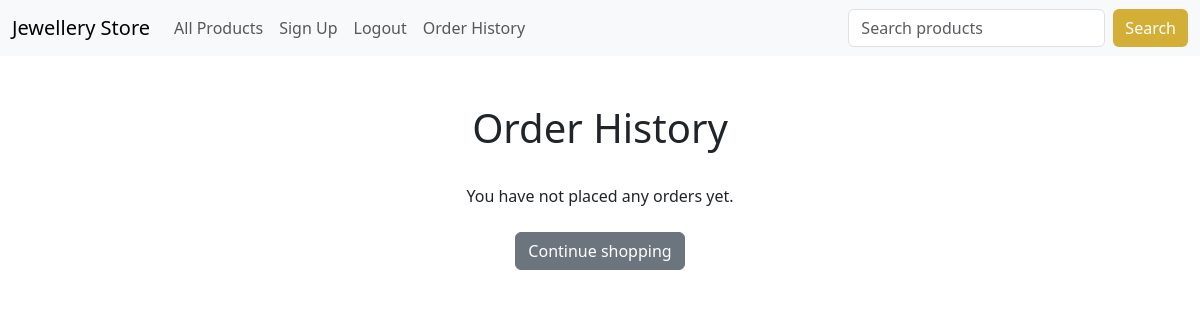
The app's page /order/history/ (signed in), older data.
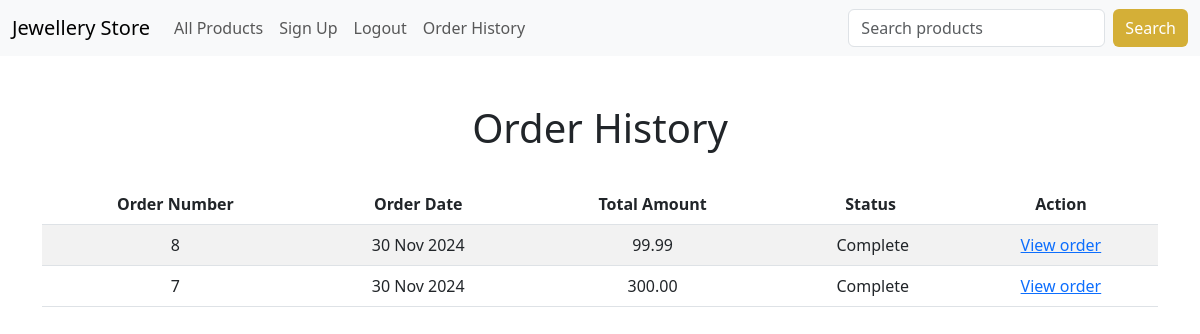
The same page, newer data.
### order/models.py (models this page shows)
class Order(models.Model):
    token = models.CharField(max_length=250, blank=True)
    total = models.DecimalField(max_digits=10, decimal_places=2, verbose_name='Euro Order Total')
    emailAddress = models.EmailField(max_length=250, blank=True, verbose_name='Email Address')
    created = models.DateTimeField(auto_now_add=True)
    billingName = models.CharField(max_length=250, blank=True)
    billingAddress1 = models.CharField(max_length=250, blank=True)
    billingCity = models.CharField(max_length=250, blank=True)
    billingPostcode = models.CharField(max_length=10, blank=True)
    billingCountry = models.CharField(max_length=200, blank=True)
    shippingName = models.CharField(max_length=250, blank=True)
    shippingAddress1 = models.CharField(max_length=250, blank=True)
    shippingCity = models.CharField(max_length=250, blank=True)
    shippingPostcode = models.CharField(max_length=10, blank=True)
    shippingCountry = models.CharField(max_length=200, blank=True)
    class Meta:
        db_table = 'Order'
        ordering = ['-created']
    def __str__(self):
        return str(self.id)

### order/views.py (the view)
# urls.py: path('history/', views.orderHistory.as_view(), name='order_history'),
class orderHistory(LoginRequiredMixin, View):
    def get (self, request):
        if request.user.is_authenticated:
            email = str(request.user.email)
            order_details = Order.objects.filter(emailAddress=email)
            print(f"Orders found for user {email}: {order_details}")
            if not order_details.exists():
                print("No orders found for this user.")
            return render(request, 'orders_list.html', {'order_details': order_details})
        else:
            return redirect('accounts:login')

### cart/context_processors.py (called while the page is built)
def counter(request):
    item_count = 0
    if 'admin' in request.path:
        return {}
    else:
        try:
            cart = Cart.objects.get(cart_id=_cart_id(request))
            cart_items = CartItem.objects.filter(cart=cart, active=True)
            for cart_item in cart_items:
                item_count += cart_item.quantity
        except Cart.DoesNotExist:
            item_count = 0
    return {'item_count': item_count}

### cart/views.py (called while the page is built)
def _cart_id(request):
    cart = request.session.session_key
    if not cart:
        cart = request.session.create()
    return cart

### order/templates/orders_list.html (shortened to what this page needs)
{% extends "base.html" %}
{% load static %}
{% block content %}
    <div>
        <div class="text-center">
            <br>
            <h1 class="text-center my_title">Order History</h1>
            <br>
            {% if order_details %}
            <table class="table table-striped">
                <thead>
                    <tr>
                        <th>Order Number</th>
                        <th>Order Date</th>
                        <th>Total Amount</th>
                        <th>Status</th>
                        <th>Action</th>
                    </tr>
                </thead>
                <tbody>
                    {% for order in order_details %}
                    <tr>
                        <td>{{ order.id }}</td>
                        <td>{{ order.created|date:"d M Y" }}</td>
                        <td>{{ order.total }}</td>
                        <td>&nbsp;Complete</td>
                        <td><a href="{% url 'order:order_detail' order.id %}">View order</a></td>
                    </tr>
                    {% endfor %}
                </tbody>
            </table>
            {% else %}
            <p>You have not placed any orders yet.<br><br><a href="{% url 'shop:all_products' %}"
                                                           class="btn btn-secondary">Continue shopping</a></p>
            {% endif %}
        </div>
    </div>
    <br>
    <br>
{% endblock %}

### shop/templates/base.html (shortened to what this page needs)
{% load static %}
<!DOCTYPE html>
<html lang="en">
<head>
    <link rel="stylesheet" href="https://cdn.jsdelivr.net/npm/bootstrap@5.3.0-alpha1/dist/css/bootstrap.min.css">
    <link href="https://cdn.jsdelivr.net/npm/bootstrap-icons/font/bootstrap-icons.css" rel="stylesheet">
    <link rel="stylesheet" href="{% static 'css/style.css' %}">
</head>
<body>
    {% include 'navbar.html' %}
    <main class="container mt-4">
        {% block content %}
        {% endblock %}
    </main>
</body>
</html>

### shop/templates/navbar.html (shortened to what this page needs)
<nav class="navbar navbar-expand-lg navbar-light bg-light">
    <div class="container-fluid">
        <a class="navbar-brand" href="{% url 'shop:all_products' %}">Jewellery Store</a>
        <div class="collapse navbar-collapse" id="navbarNav">
            <ul class="navbar-nav">
                <li class="nav-item">
                    <a class="nav-link" href="{% url 'shop:all_products' %}">All Products</a>
                </li>
                <li class="nav-item">
                    <a class="nav-link" href="{% url 'accounts:signup' %}">Sign Up</a>
                </li>
                {% if user.is_authenticated %}
                    <li class="nav-item">
                        <form action="{% url 'accounts:logout' %}" method="post">
                            <button type="submit" class="nav-link btn btn-link">Logout</button>
                        </form>
                {% else %}
                    <li class="nav-item">
                        <a class="nav-link" href="{% url 'accounts:login' %}">Login</a>
                    </li>
                {% endif %}
                <li class="nav-item">
                    <a class="nav-link" href="{% url 'order:order_history' %}">
                         Order History
                    </a>
            </ul>
            <form class="d-flex ms-auto" action="{% url 'search_app:searchResult' %}" method="get">
                <input class="form-control me-2" type="search" placeholder="Search products" aria-label="Search" name="q">
                <button class="btn btn-gold my-2 my-sm-0" type="submit">Search</button>
            </form>
        </div>
    </div>
</nav>

### static/css/style.css (style rules this page uses)
.btn-gold { background-color: #d4af37; color: white; border: none; }

Row changes from the older to the newer data that the page shows:
added Order: id "8", created "30 Nov 2024", total "99.99"
added Order: id "7", created "30 Nov 2024", total "300.00"
Text that changed along with them:
text no longer shown: "You have not placed any orders yet. Continue shopping"
text now shown: "Order Number Order Date Total Amount Status Action"
